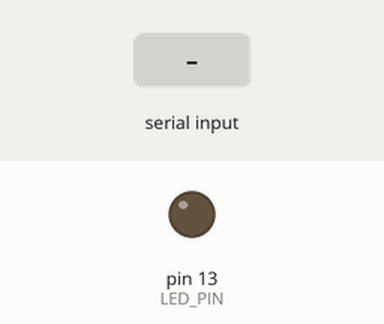
Simulated run of this sketch. Board: Arduino Uno, built with avr-gcc and run on an emulated ATmega328P. Parts: output pins drawn as LEDs (lit = HIGH). Dashed ring = blinking. The test bench sets the inputs (shaded band). What the sketch prints to the serial monitor is not drawn.

Above: at 0.1 s.
At 1.2 s:
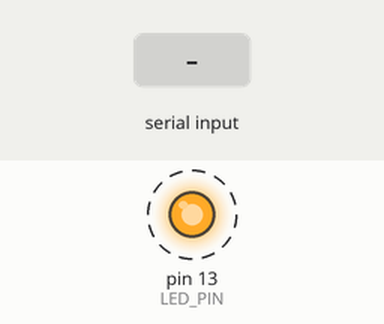
1.3 s: "c" received over Serial
4.3 s: "s" received over Serial
7.3 s: "d" received over Serial
Timing chart, 0 to 16.3 s (numbered marks = the images above; inputs shaded):
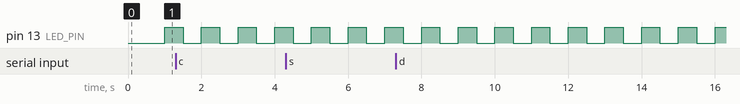

The sketch:

loggingExample.ino
```cpp
// (licence header left out)
#include <TimerOne.h>
#include "FastLog.h"

//******************************************************************************
// Constants
//******************************************************************************
#define LED_PIN			13

//******************************************************************************
// Globals
//******************************************************************************
int ledOn = 1;
uint32 tickCounter = 0;

char tempString[ 120 ];


/******************************************************************************
    @fn     fireLed

    @brief  This routine is called by the timer interrupt which allows the
			led to be turned on and off at a certain interval.

    @param

    @return
******************************************************************************/
void fireLed( void )
{
	if ( ledOn == 0 )
	{
		ledOn = 1;
		digitalWrite( LED_PIN, HIGH );
	}
	else
	{
		ledOn = 0;
		digitalWrite( LED_PIN, LOW );
	}

	++tickCounter;

	// add a log entry with a 4 character name and 4 data values
	FLAdd( FL_GRP_TIMER, "time", tickCounter, ledOn, LED_PIN, HIGH ? 1 : 0 );
}

/******************************************************************************
    @fn     setup

    @brief  Setup function runs once when you press reset or power the board.

    @param

    @return
******************************************************************************/
void setup()
{
	// start the serial point
	Serial.begin( 9600 );
    while ( !Serial );

    Serial.println( "Fast Logging module - test program" );

	// initialize digital pin x as an output.
	pinMode( LED_PIN, OUTPUT );

    // set timer for 500 milliseconds
	Timer1.initialize( 500000 );

	// attach the timer service routine here
	Timer1.attachInterrupt( fireLed );

	// initialize the Fast Logging module
	FLInit();
}

/******************************************************************************
    @fn     setup

    @brief  Loop function runs over and over again forever.
			Accept input from the serial console and interact with the
			logging mechanism
    @param

    @return
******************************************************************************/
void loop()
{
	char sInput;
	char entryName[5];
	uint16 entryCount, i;
	uint32 param1, param2, param3, param4, eName;

    if ( Serial.available() == 0 )
    {   // nothing to do
        return;
    }
    // read a character from serial console
    sInput = Serial.read();

	// add a log entry with a 4 character name and 4 data values
	FLAdd( FL_GRP_UART, "sdat", sInput, 0, 0, 0 );

    if ( sInput == 'c' )
    {   // clear out all the log entries
#if ENABLE_FAST_LOG
        FLClear();
		Serial.println( "Clear the logging buffer" );
#endif
    }
    if ( sInput == 's' )
    {   // clear out all the log entries
#if ENABLE_FAST_LOG
        if ( FLGetState() )
		{	// logging is on, but now turn it off
			Serial.println( "Logging was ON, turning it OFF" );
			FLSetState( FALSE );
		}
		else
		{	// logging is off, but now turn it on
			Serial.println( "Logging was OFF, turning it ON" );
			FLSetState( TRUE );
		}
#endif
    }
    else if ( sInput == 'd' )
    {   // dump the log entries
#if ENABLE_FAST_LOG
		entryCount = FLGetEntryCount();

        sprintf( tempString, "Total log entries = %d", entryCount );
        Serial.println( tempString );

		if ( entryCount )
		{	// get all the entries from the log, one entry at a time
			for ( i = 0; i < entryCount; ++i )
			{
				FLGetNextEntry( i == 0 ? TRUE : FALSE, &eName, &param1, &param2, &param3, &param4 );
				entryName[0] = ((char *)&eName)[0];
				entryName[1] = ((char *)&eName)[1];
				entryName[2] = ((char *)&eName)[2];
				entryName[3] = ((char *)&eName)[3];
				entryName[4] = 0;
				sprintf( tempString, "Entry %d: %s -> %ld, %ld, %ld, %ld", i + 1, entryName, param1, param2, param3, param4 );
				Serial.println( tempString );
			}
		}
		else
		{
			Serial.println( "No entries in the log." );
		}
#endif
	}


}
```

FastLog.cpp
```cpp
// (licence header left out)
//******************************************************************************
// Includes
//******************************************************************************

#include "FastLog.h"

// set this true in your build system if the logging mechanism is needed.
// enable to debug builds, but maybe not release builds
#if ENABLE_FAST_LOG


//******************************************************************************
// Constants
//******************************************************************************

//******************************************************************************
// Typedefs
//******************************************************************************

// log arrary members
typedef struct
{
    uint32      entryName;
    uint32      param1;
    uint32      param2;
    uint32      param3;
    uint32      param4;
} LogEntry_t, *LogEntryPtr_t;

//******************************************************************************
// Global variables
//******************************************************************************

// log array
static LogEntry_t     	gLogArray[ MAX_NUMBER_LOG_EVENTS ];
// tracks where the next entry will be inserted
static uint16           gLogHeadIdx = 0;
// tracks how many entries are in the array
static uint16           gLogCount = 0;
// should the array accept new entries
static bool             gLogEnabled = TRUE;


/**************************************************************************************************
 * @fn      FL_Init
 *
 * @brief   Setup the log array for operation.
 *
 * @param
 *
 * @return
 **************************************************************************************************/
void FL_Init( void )
{
    FL_Clear();
}

/**************************************************************************************************
 * @fn      DbgLogInsert
 *
 * @brief   Add a log entry to the global log array.  Overwrite the last (oldest) value if the
 *          array is full.
 *
 * @param   eName - pointer to a string which should contain at least 4 chars
 *          value1 - first param to save in the log
 *          value2 - second param to save in the log
 *          value3 - third param to save in the log
 *          value4 - fourth param to save in the log
 *
 * @return
 **************************************************************************************************/
void FL_Add( const char *eName, uint32 value1, uint32 value2, uint32 value3, uint32 value4 )
{
    FL_ENTER_CRITICAL_SECTION;

    if ( gLogEnabled )
    {
        // save the log entry data into the circular buffer
        gLogArray[ gLogHeadIdx ].entryName = *( (uint32 *)eName );
        gLogArray[ gLogHeadIdx ].param1 = value1;
        gLogArray[ gLogHeadIdx ].param2 = value2;
        gLogArray[ gLogHeadIdx ].param3 = value3;
        gLogArray[ gLogHeadIdx ].param4 = value4;

        // adjust the head index, see if it is past the end of the array
        if ( gLogHeadIdx < ( MAX_NUMBER_LOG_EVENTS - 1) )
        { 	// move to the next slot in the array
            ++gLogHeadIdx;
        }
        else
        {	// reset to the top of the array
            gLogHeadIdx = 0;
        }

        // check if the array is already full
        if ( gLogCount < MAX_NUMBER_LOG_EVENTS )
        {
            ++gLogCount;
        }
    }
    else
    {
        // throw the log entry on the floor since the log mechanism is disabled
    }

    FL_EXIT_CRITICAL_SECTION;
}

/**************************************************************************************************
 * @fn      FL_GetNextEntry
 *
 * @brief   Get a log entry.  Return the most recent entry first, the last entry returned
 *          is the oldest.  Must pass in true for firstEntry, so set the log buffer
 *          index.
 *
 * @param   firstEntry - set to true on first call to get the entire buffer, all following
 *                       calls it must be false.
 *          pName - pointer to a string which should contain at least 4 chars
 *          pParam1 - put first param from log entry here
 *          pParam2 - put second param from log entry here
 *          pParam3 - put third param from log entry here
 *          pParam4 - put fourth param from log entry here
 *
 * @return  TRUE, if a valid entry was returned, FALSE if no entry could be found
 **************************************************************************************************/
bool FL_GetNextEntry( bool firstEntry, uint32 *pName, uint32 *pParam1, uint32 *pParam2,
                 uint32 *pParam3, uint32 *pParam4 )
{
    static uint16 retrieveIndex = 0;
    static uint16 retrieveCount = 0;
    bool entryValid;

    FL_ENTER_CRITICAL_SECTION;

    if ( firstEntry )
    {   // set where to start retrieving the data
        // start at the
        retrieveIndex = gLogHeadIdx;
        retrieveCount = 0;
    }

    // check if the request is within the buffer count
    if ( retrieveCount < gLogCount )
    {
        if ( retrieveIndex == 0 )
        {   // hit the start of the buffer, go to the end
            retrieveIndex = MAX_NUMBER_LOG_EVENTS - 1;
        }
        else
        {
            --retrieveIndex;
        }

        // copy the log entry data to the variables
        *pName = gLogArray[retrieveIndex].entryName;
        *pParam1 = gLogArray[retrieveIndex].param1;
        *pParam2 = gLogArray[retrieveIndex].param2;
        *pParam3 = gLogArray[retrieveIndex].param3;
        *pParam4 = gLogArray[retrieveIndex].param4;
        entryValid = TRUE;
        ++retrieveCount;
    }
    else
    {   // caller requested more entries than were in the buffer
        entryValid = FALSE;
    }

    FL_EXIT_CRITICAL_SECTION;

    return entryValid;
}

/**************************************************************************************************
 * @fn      FL_Clear
 *
 * @brief   Clear the log by setting the head to 0 and the count.
 *
 * @param
 *
 * @return
 **************************************************************************************************/
void FL_Clear( void )
{
    FL_ENTER_CRITICAL_SECTION;

    gLogHeadIdx = 0;
    gLogCount = 0;

    FL_EXIT_CRITICAL_SECTION;
}

/**************************************************************************************************
 * @fn      FL_GetEntryCount
 *
 * @brief   Return the number of log entries in the array.
 *
 * @param
 *
 * @return 	number of log entries
 **************************************************************************************************/
uint16 FL_GetEntryCount( void )
{
    uint16 entryCount;

    FL_ENTER_CRITICAL_SECTION;

    entryCount = gLogCount;

    FL_EXIT_CRITICAL_SECTION;

    return entryCount;
}

/**************************************************************************************************
 * @fn      FL_SetState
 *
 * @brief   Enable the log by setting global to TRUE/FALSE.
 *
 * @param	newLogState - set to TRUE to capture events, FALSE to stop capturing events
 *
 * @return
 **************************************************************************************************/
void FL_SetState( bool newLogState )
{
    FL_ENTER_CRITICAL_SECTION;

    gLogEnabled = newLogState;

    FL_EXIT_CRITICAL_SECTION;
}

/**************************************************************************************************
 * @fn      FL_GetState
 *
 * @brief   Return the current state of the log.
 *
 * @param
 *
 * @return  TRUE if log is enabled, FALSE otherwise
 **************************************************************************************************/
bool FL_GetState( void )
{
    bool logState;

    FL_ENTER_CRITICAL_SECTION;

    logState = gLogEnabled;

    FL_EXIT_CRITICAL_SECTION;

    return logState;
}


#endif
```

FastLog.h
```cpp
// (licence header left out)
#define ENABLE_FAST_LOG		1

#ifndef FAST_LOG_H
#define FAST_LOG_H

//******************************************************************************
// Includes
//******************************************************************************


//******************************************************************************
// Constants
//******************************************************************************

// define how many events can be captured before events are thrown away
// oldest events are thrown away first
#define MAX_NUMBER_LOG_EVENTS  			32

// to keep things from being interrupted, define these
#define FL_ENTER_CRITICAL_SECTION
#define FL_EXIT_CRITICAL_SECTION

// create groups so that you can log and debug group by group
#define FL_GRP_I2C              ( 1 << 0 )
#define FL_GRP_UART           	( 1 << 1 )
#define FL_GRP_FW_UPDATE        ( 1 << 2 )
#define FL_GRP_VIDEO            ( 1 << 3 )
#define FL_GRP_TIMER            ( 1 << 4 )
// add more bits here

// when debugging, add the groups if you want to log in that subsystem
#define ACTIVE_TRACE_BITS 		( \
                                    FL_GRP_UART | \
                                    FL_GRP_TIMER | \
                                    FL_GRP_I2C | \
                                    0 \
                                )


#ifndef TRUE
#define TRUE                            1
#endif

#ifndef FALSE
#define FALSE                           0
#endif

//******************************************************************************
// Typedefs
//******************************************************************************

// modify as necessary for your system
typedef unsigned long uint32;
//typedef unsigned int uint32;
typedef unsigned short uint16;
//typedef unsigned char uint8;
//typedef unsigned char bool;

//******************************************************************************
// Function prototypes
//******************************************************************************

#if !ENABLE_FAST_LOG
// logging has not been enabled in the build system
#define FLGetNextEntry( firstEntry, pTag, value1, value2, value3, value4 )
#define FLGetEntryCount()
#define FLSetState( newTraceState )
#define FLGetState()
#define FLClear()
#define FLInit()
#define FLAdd( traceFlag, entryName, param1, param2, param3, param4 )

#else
// PROTOTYPES FOR THE MACROS
void FL_Init( void );
void FL_Add( const char *pName, uint32 value1, uint32 value2, uint32 value3, uint32 value4 );
bool FL_GetNextEntry( bool firstEntry, uint32 *pName, uint32 *value1, uint32 *value2, uint32 *value3, uint32 *value4 );
uint16 FL_GetEntryCount( void );
void FL_SetState( bool newTraceState );
bool FL_GetState( void );
void FL_Clear( void );

// USE THESE MACROS IN YOUR CODE
#define FLInit()    \
    do { \
        FL_Init();   \
    } while (0);

#define FLGetNextEntry( firstEntry, pName, value1, value2, value3, value4 )    \
    do { \
        FL_GetNextEntry( firstEntry, pName, value1, value2, value3, value4 );   \
    } while (0);

#define FLGetEntryCount()    FL_GetEntryCount()

#define FLSetState( newTraceState )    \
    do { \
        FL_SetState( newTraceState );   \
    } while (0);

#define FLGetState()    	FL_GetState()

#define FLClear()    \
    do { \
        FL_Clear();   \
    } while (0);

#define FLAdd( traceFlag, entryName, param1, param2, param3, param4 )   \
    do { \
        if ( ACTIVE_TRACE_BITS & traceFlag ) FL_Add( entryName, param1, param2, param3, param4 );   \
    } while (0);

#endif

#endif
```

Measured:
- by itself, pin 13 (LED_PIN): alternates HIGH for 0.50 s and LOW for 0.50 s
